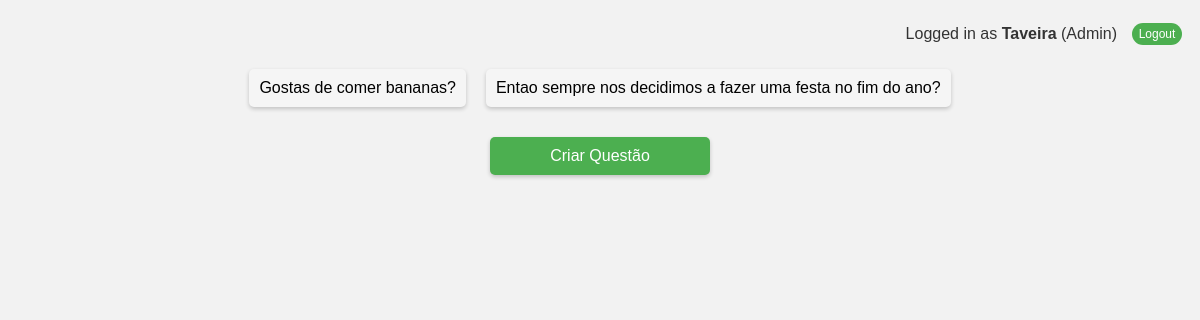
The page /votacao/ (signed in) on the database its author committed.
### votacao/models.py (models this page shows, shortened)
class Questao(models.Model):
    questao_texto = models.CharField(max_length=200)
    pub_data = models.DateTimeField('data de publicacao')

### votacao/views.py (the view)
# urls.py: path("", views.index, name='index'),
def index(request):
    latest_question_list = Questao.objects.order_by('-pub_data')[:5]
    context = {'latest_question_list': latest_question_list}
    user = request.user
    if user.is_authenticated and not user.is_superuser:
        aluno = get_object_or_404(Aluno, user_id=user.id)
        context.update({"aluno": aluno})
    return render(request, 'votacao/index.html', context)

### templates/votacao/index.html (shortened to what this page needs)
<div class="login_div">
    {% if user.is_authenticated %}
    <div class="loged_data_div">
        <p>Logged in as <b>{{request.user}}</b> {% if user.is_superuser %} (Admin){% endif %}</p>
    </div>
    <a href="{% url 'votacao:logout' %}">
        <button>Logout</button>
    </a>
    {% else %}
    <a href="{% url 'votacao:login' %}">
        <button>Login</button>
    </a>
    {% endif %}
</div>
{% if latest_question_list %}
<ul class="question-list">
    {% for questao in latest_question_list %}
    <a href="{% url 'votacao:detalhe' questao.id %}">
        <li class="question-item">
            {{ questao.questao_texto }}
        </li>
    </a>
    {% endfor %}
</ul>
{% if user.is_superuser %}
<a href="{% url 'votacao:criarquestao' %}" class="create-question-btn">Criar Questão</a>
{% endif %}
{% else %}
<p>Não há questões disponíveis.</p>
{% endif %}

### templates/votacao/index.html (style rules this page uses)
.question-list { list-style: none; margin: 0; padding: 0; display: flex; flex-wrap: wrap; justify-content: center; }
.question-item { margin: 10px; padding: 10px; background-color: #f5f5f5; border-radius: 5px; box-shadow: 0 2px 4px rgba(0, 0, 0, 0.2); }
.create-question-btn { display: block; width: 200px; margin: 20px auto; padding: 10px; background-color: #4CAF50; color: #fff !important; text-align: center; text-decoration: none; border-radius: 5px; box-shadow: 0 2px 4px rgba(0, 0, 0, 0.2); transition: background-color 0.3s ease-in-out; }
a, a:visited { color: #000; text-decoration: none; }
.login_div { display: flex; flex-direction: row; align-items: center; justify-content: flex-end; width: 100%; gap: 15px; margin-right: 20px; height: 51px; }
button { background-color: #4CAF50; color: white; padding: 4px 6px; border: none; border-radius: 16px; cursor: pointer; font-size: 12px; width: 50px; }
p { margin: 0; }

### rows shown on the page
Questao: questao_texto "Gostas de comer bananas?"
Questao: questao_texto "Entao sempre nos decidimos a fazer uma festa no fim do ano?"

### other values the page prints
{{ request.user }} "Taveira"
